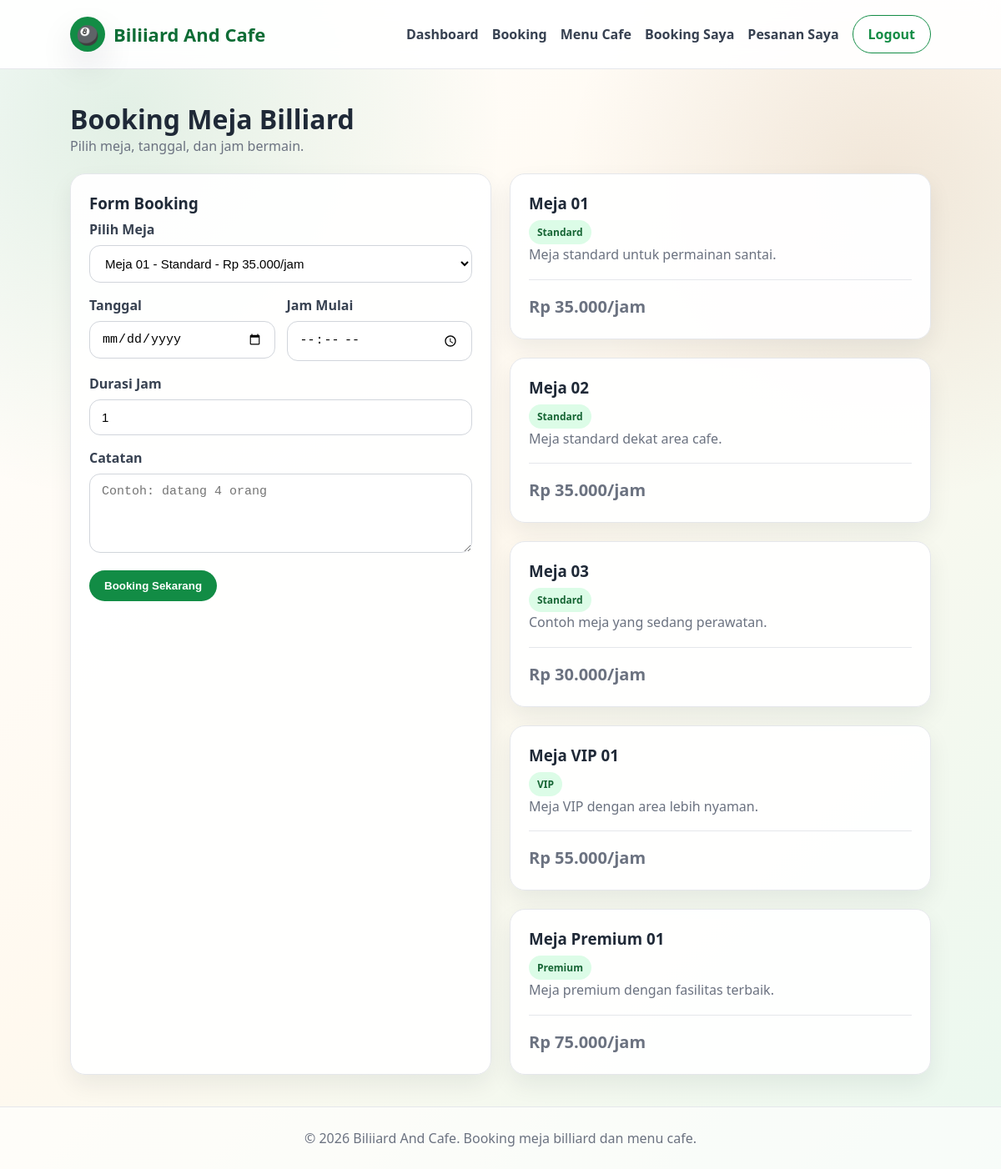
/user/booking.php (signed in), run on the app's committed database.
### tables this page shows
CREATE TABLE `billiard_tables` (
  `id` int(11) NOT NULL,
  `table_name` varchar(100) NOT NULL,
  `table_type` enum('Standard','VIP','Premium') NOT NULL DEFAULT 'Standard',
  `price_per_hour` decimal(12,2) NOT NULL DEFAULT 0.00,
  `status` enum('available','maintenance','inactive') NOT NULL DEFAULT 'available',
  `description` text DEFAULT NULL,
  `created_at` timestamp NOT NULL DEFAULT current_timestamp()
);

### includes/functions.php (called while the page is built, shortened)
<?php
function e($value) {
    return htmlspecialchars((string)$value, ENT_QUOTES, 'UTF-8');
}
function rupiah($number) {
    return 'Rp ' . number_format((float)$number, 0, ',', '.');
}

### user/booking.php (the view, shortened to what this page needs)
<?php
require_once '../config/database.php';
require_once '../includes/functions.php';
$tables = $pdo->query("SELECT * FROM billiard_tables WHERE status='available' ORDER BY FIELD(table_type,'Standard','VIP','Premium'), table_name")->fetchAll();
require_once '../includes/header.php';
?>
<section class="container">
    <div class="section-title"><div><h2>Booking Meja Billiard</h2><p>Pilih meja, tanggal, dan jam bermain.</p></div></div>
    <div class="grid grid-2">
        <div class="card">
            <h3>Form Booking</h3>
            <form method="post">
                <div class="form-group"><label>Pilih Meja</label><select name="table_id" class="form-control" required><?php foreach ($tables as $t): ?><option value="<?= $t['id'] ?>"><?= e($t['table_name']) ?> - <?= e($t['table_type']) ?> - <?= rupiah($t['price_per_hour']) ?>/jam</option><?php endforeach; ?></select></div>
                <div class="form-row">
                    <div class="form-group"><label>Tanggal</label><input class="form-control" type="date" name="booking_date" min="<?= date('Y-m-d') ?>" required></div>
                    <div class="form-group"><label>Jam Mulai</label><input class="form-control" type="time" name="start_time" required></div>
                </div>
                <div class="form-group"><label>Durasi Jam</label><input class="form-control" type="number" name="duration_hours" min="1" max="8" value="1" required></div>
                <div class="form-group"><label>Catatan</label><textarea class="form-control" name="notes" placeholder="Contoh: datang 4 orang"></textarea></div>
                <button class="btn btn-primary">Booking Sekarang</button>
            </form>
        </div>
        <div class="grid">
            <?php foreach ($tables as $t): ?>
                <div class="card">
                    <h3><?= e($t['table_name']) ?></h3>
                    <span class="badge badge-success"><?= e($t['table_type']) ?></span>
                    <p><?= e($t['description']) ?></p>
                    <div class="divider"></div>
                    <p class="price"><?= rupiah($t['price_per_hour']) ?>/jam</p>
                </div>
            <?php endforeach; ?>
        </div>
    </div>
</section>
<?php require_once '../includes/footer.php'; ?>

### assets/css/style.css (style rules this page uses)
:root { --green:#128C45; --green-light:#EAF8EF; --green-dark:#0E6D36; --brown:#8B5E34; --cream:#FFF9EF; --white:#FFFFFF; --dark:#1F2937; --muted:#6B7280; --line:#E5E7EB; --danger:#DC2626; --warning:#D97706; --info:#2563EB; --shadow:0 18px 40px rgba(17,24,39,.10); --radius:18px; }
* { box-sizing:border-box;margin:0;padding:0 }
body { font-family:'Segoe UI',Tahoma,Geneva,Verdana,sans-serif; background: radial-gradient(circle at 12% 10%, rgba(18,140,69,.12), transparent 28%), radial-gradient(circle at 88% 16%, rgba(139,94,52,.12), transparent 24%), linear-gradient(135deg,#ffffff 0%,#fff9ef 48%,#eaf8ef 100%); color:var(--dark); min-height:100vh; }
.container { width:min(1180px,86%);margin:0 auto;padding:38px 0 }
.btn { display:inline-flex;align-items:center;justify-content:center;gap:8px;border:0;border-radius:999px;padding:11px 18px;font-weight:800;cursor:pointer;transition:.2s }
.btn-primary { background:var(--green);color:#fff }
.grid { display:grid;gap:22px }
.grid-2 { grid-template-columns:repeat(2,1fr) }
.card { background:rgba(255,255,255,.96);border:1px solid var(--line);border-radius:var(--radius);padding:22px;box-shadow:0 12px 28px rgba(17,24,39,.07) }
.card h3 { margin-bottom:8px }
.card p { color:var(--muted);line-height:1.6 }
.section-title { display:flex;justify-content:space-between;align-items:center;margin-bottom:22px;gap:14px }
.section-title h2 { font-size:32px }
.section-title p { color:var(--muted) }
.form-group { margin-bottom:16px }
.form-group label { display:block;font-weight:800;margin-bottom:8px;color:#374151 }
.form-control { width:100%;padding:12px 14px;border:1px solid #D1D5DB;border-radius:13px;background:#fff;font-size:15px }
textarea.form-control { min-height:95px;resize:vertical }
.form-row { display:grid;grid-template-columns:repeat(2,1fr);gap:14px }
.badge { display:inline-block;border-radius:999px;padding:6px 10px;font-size:12px;font-weight:800;text-transform:capitalize }
.badge-success { background:#DCFCE7;color:#166534 }
.price { font-size:20px;color:var(--green);font-weight:900 }
.divider { height:1px;background:var(--line);margin:16px 0 }

### data on the page
billiard_tables: table_name "Meja 01", table_type "Standard", description "Meja standard untuk permainan santai.", price_per_hour "Rp 35.000"
billiard_tables: table_name "Meja 02", table_type "Standard", description "Meja standard dekat area cafe.", price_per_hour "Rp 35.000"
billiard_tables: table_name "Meja 03", table_type "Standard", description "Contoh meja yang sedang perawatan.", price_per_hour "Rp 30.000"
billiard_tables: table_name "Meja VIP 01", table_type "VIP", description "Meja VIP dengan area lebih nyaman.", price_per_hour "Rp 55.000"
billiard_tables: table_name "Meja Premium 01", table_type "Premium", description "Meja premium dengan fasilitas terbaik.", price_per_hour "Rp 75.000"

### other printed values
form field table_id "Meja 01 - Standard - Rp 35.000/jam"
